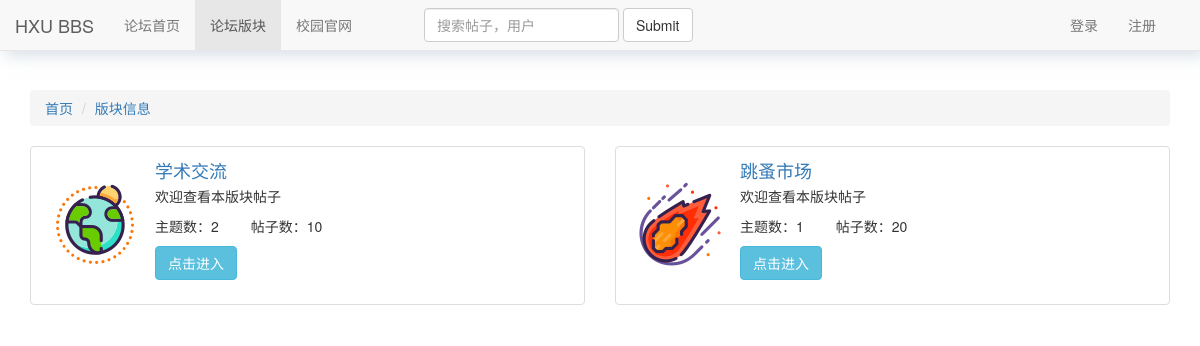
The page /category/ on the database its author committed.
### bbs/models.py (models this page shows, shortened)
class Category(models.Model):
    name = models.CharField(max_length=128, verbose_name='版块名')
    image = models.ImageField(upload_to='categoryimg', default='categoryimg/beidouqixing.png')
    brief = models.CharField(max_length=128, default='欢迎查看本版块帖子',  verbose_name='版块简介')
    post_num = models.IntegerField(default=0, verbose_name='帖子数')
    class Meta:
        verbose_name = "版块"  # 表名改成中文名
        verbose_name_plural = verbose_name

### bbs/views.py (the view)
# urls.py: path('category/', category, name='category'),
def category(request):
    category_list = Category.objects.all()
    return render(request, 'bbs/category.html', locals())

### bbs/templates/bbs/category.html (shortened to what this page needs)
{% extends 'base.html' %}
{% block category %}
active
{% endblock %}
{% block content %}
<div class="container">
    <div class="ljdh">
        <ol class="breadcrumb">
            <li><a href="#">首页</a></li>
            <li><a href="#">版块信息</a></li>
        </ol>
    </div>
    <div class="row">
        {% for category in category_list %}
        <div class="col-md-6">
            <div class="media bs-example">
                <div class="media-left media-middle">
                    <a href="/categorydetail/?name={{ category.name }}">
                        <img class="media-object" src="/static/{{ category.image }}" alt="...">
                    </a>
                </div>
                <div class="media-body">
                    <a href="/categorydetail/?name={{ category.name }}"><h4 class="media-heading">{{ category.name }}</h4></a>
                    <p>{{ category.brief }}</p>
                    <p>
                        <span style="margin-right: 2em">主题数：{{ category.theme_set.all.count }}</span>
                        <span>帖子数：{{ category.post_num }}</span>
                    </p>
                    <p><a href="/categorydetail/?name={{ category.name }}" class="btn btn-info" role="button">点击进入</a> </p>
                </div>
            </div>
        </div>
        {% endfor %}
    </div>
</div>
{% endblock %}

### static/index.css (style rules this page uses)
body { padding-top: 90px; }

### bbs/templates/bbs/category.html (style rules this page uses)
.bs-example { border: 1px solid #ddd; padding: 1em; margin: 1em 0; border-radius: 4px; }

### rows shown on the page
Category: image (picture), name "学术交流", brief "欢迎查看本版块帖子", theme_set.all.count "2", post_num "10"
Category: image (picture), name "跳蚤市场", brief "欢迎查看本版块帖子", theme_set.all.count "1", post_num "20"
